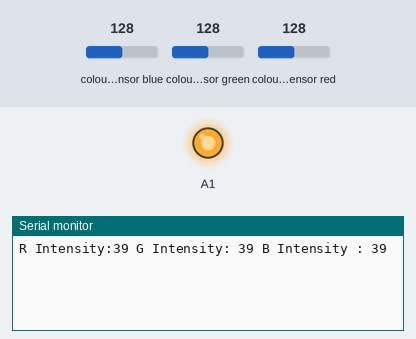
Recording of a sketch running on a simulated Arduino Uno, built with avr-gcc and run on an emulated ATmega328P. On the bench: output pins drawn as LEDs (lit = HIGH), the last lines printed to the serial monitor. Wiring (inferred from the names in the program): TCS3200 colour sensor: output pin 12; S2 pin 7; S3 pin 8; S0 pin 9; S1 pin 6. Inputs (shaded band) come from the test bench; at power-on: colour sensor blue 128, colour sensor green 128, colour sensor red 128. Pins used as bus, display or sensor lines are not drawn.

Above: at 1.2 s.
1.3 s: colour sensor blue set to 191
At 3.4 s:
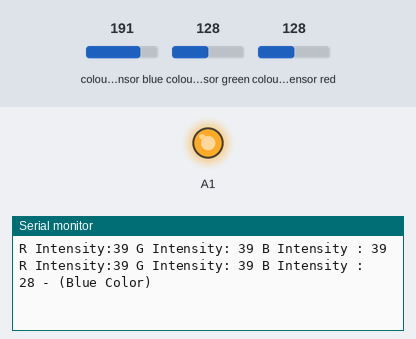
4.3 s: colour sensor green set to 250
At 6.6 s:
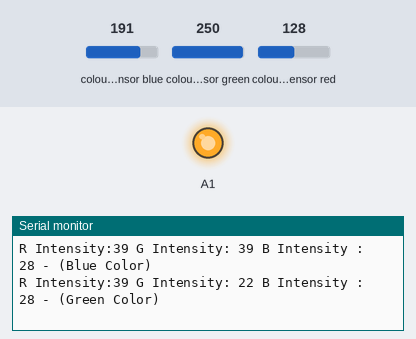

The sketch:

tcs230.ino
```cpp
/*
// TCS230 color recognition sensor
// Sensor connection pins to Arduino are shown in comments

Color Sensor      Arduino
-----------      --------
 VCC   rojo        5V
 GND   negro       GND
 s0    morado      9
 s1    verde       6
 s2    marrón      7
 s3    gris        8
 OUT   amarillo    12
 OE                GND
*/
const int s0 = 9;
const int s1 = 6;
const int s2 = 7;
const int s3 = 8;
const int out = 12;

// Variables
int red = 0;
int green = 0;
int blue = 0;

void setup()
{
  Serial.begin(9600);
  pinMode(s0, OUTPUT);
  pinMode(s1, OUTPUT);
  pinMode(s2, OUTPUT);
  pinMode(s3, OUTPUT);
  pinMode(out, INPUT);
  digitalWrite(s0, HIGH);
  digitalWrite(s1, HIGH);
  pinMode(A1,OUTPUT);
  digitalWrite(A1, HIGH);

}

void loop()
{
  color();
  Serial.print("R Intensity:");
  Serial.print(red, DEC);
  Serial.print(" G Intensity: ");
  Serial.print(green, DEC);
  Serial.print(" B Intensity : ");
  Serial.print(blue, DEC);
  if (red < blue && red < green && red < 20)
  {
   Serial.println(" - (Red Color)");
  }

  else if (blue < red && blue < green)
  {
   Serial.println(" - (Blue Color)");
  }

  else if (green < red && green < blue)
  {
   Serial.println(" - (Green Color)");
  }
  else{
  Serial.println();
  }

  Serial.println();
  delay(2000);

 }

void color()
{
  digitalWrite(s2, LOW);
  digitalWrite(s3, LOW);
  //count OUT, pRed, RED
  red = pulseIn(out, digitalRead(out) == HIGH ? LOW : HIGH);
  //red = map(red,65,5,0,100);
  digitalWrite(s3, HIGH);
  //count OUT, pBLUE, BLUE
  blue = pulseIn(out, digitalRead(out) == HIGH ? LOW : HIGH);
  //blue = map(blue,65,5,0,100);
  digitalWrite(s2, HIGH);
  //count OUT, pGreen, GREEN
  green = pulseIn(out, digitalRead(out) == HIGH ? LOW : HIGH);
  //green = map(green,65,5,0,100);
}
```

Measured:
- after the input at 1.3 s, the serial monitor: prints a new line after 0.70 s (image 1)
- after the input at 4.3 s, the serial monitor: prints a new line after 1.7 s (image 2)
